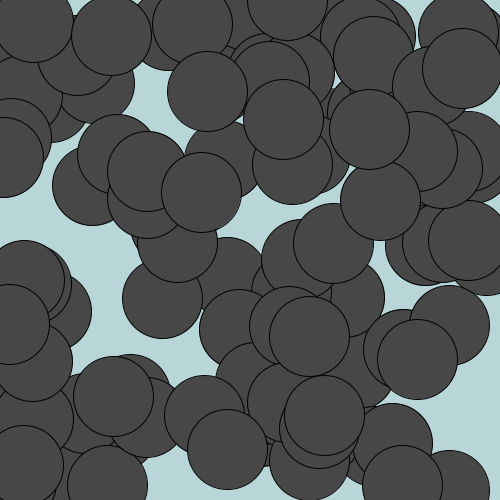
Frame 1 (no input)
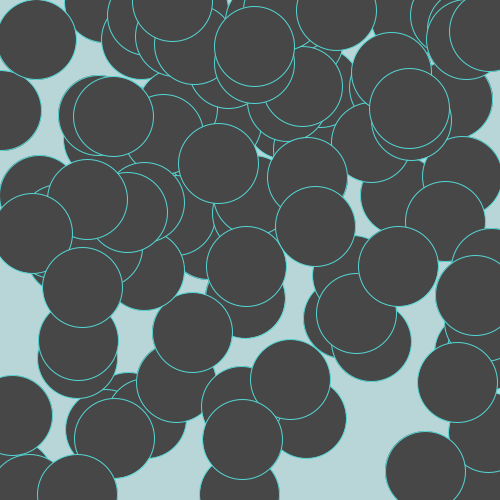
Frame 60 (the mouse pressed at the canvas centre just before this capture)
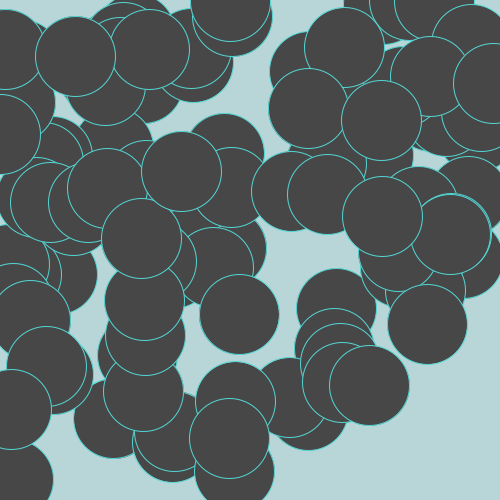
Frame 120 (the mouse held since frame 60 and released just before this capture)

The Processing sketch that drew these frames (run headless with seeded random() and noise(); from frame 60 on, the mouse is pressed at the canvas centre):

// Processing sketch: processing_25238
// ── processing_25238.pde

ArrayList triangles = new ArrayList();
ArrayList points = new ArrayList();
 
void setup() {
  size(500, 500);
  smooth();
  reset();
}
 
void reset() {
   
 
  points.clear();
   
 
  for (int i = 0; i < 100; i++) {
    
    points.add(new PVector(random(width), random(height), random(TWO_PI)));
  }
  

}
 
void draw() {
  model();
  view();
}
 
void model() {
   
  for (int i = 0; i < points.size(); i++) {
    PVector p = (PVector)points.get(i);
   
    p.x += 4.0*cos(p.z);
    p.y += 3.0*sin(p.z);
    if (p.x < 0 || p.x > width) { p.z += PI; }
    if (p.y < 0 || p.y > height) { p.z += PI; }
  }
   
  
   
}
   
void view() {
  background(184,214, 216);   
 
  fill(71);
   
  
  for (int i = 0; i < points.size(); i++) {
    PVector p = (PVector)points.get(i);
    ellipse(p.x, p.y, 80, 80);
  }
  
 
  stroke(83, 214, 212);
  fill(255, 40, 222);
  beginShape(TRIANGLES);
  
  for (int i = 0; i < triangles.size(); i++) {



   
  }
   
  endShape();
   
}








                
                
